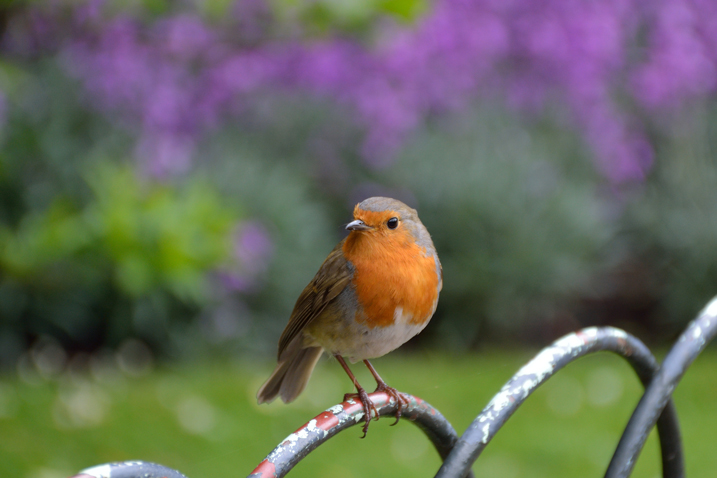
#> input picture 2/2-2/sample.jpg, 717 x 478 px
$ python sample.py ../../2/2-2/sample.jpg
#> lines starting #> are read from the running program, lines starting #| are printed output that depends on the picture
# -*- coding: utf-8 -*-

import sys
import numpy as np
import cv2

gray = None

def onTrackbarSlide(pos):
    global gray
    low_tresh = cv2.getTrackbarPos('Tresh', 'Original')
    aperture_size = int(cv2.getTrackbarPos('apertureSize', 'Original') * 2 + 3)
    dst = cv2.Canny(np.array(gray), low_tresh, low_tresh * 2, None, aperture_size)
    cv2.imshow('Tresh 2:1', dst)
    dst = cv2.Canny(np.array(gray), low_tresh, low_tresh * 3, None, aperture_size)
    cv2.imshow('Tresh 3:1', dst)

def main(args):
    global gray
    if len(args) != 2:
        return -1
    img = cv2.imread(args[1])
#> img is the input picture: shape (478, 717, 3); mean B, G, R 90.5, 104.6, 102.5
    h, w = img.shape[:2]
#> h = 478; w = 717
    img = cv2.resize(img, (int(w / 4), int(h / 4)))
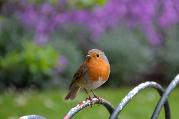
#> img: shape (119, 179, 3); mean B, G, R 90.4, 104.5, 102.4
    gray = cv2.cvtColor(np.array(img), cv2.COLOR_RGB2GRAY)
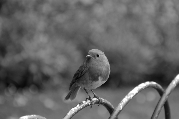
#> gray: shape (119, 179); min 3, max 255, mean 100

    cv2.namedWindow('Original')
    cv2.namedWindow('Tresh 2:1')
    cv2.namedWindow('Tresh 3:1')

    cv2.createTrackbar('Tresh', 'Original', 0, 100, onTrackbarSlide)
#> slider 'Tresh' is set to 33
    cv2.createTrackbar('apertureSize', 'Original', 0, 2, onTrackbarSlide)
#> slider 'apertureSize' is set to 1

    cv2.imshow('Original', gray)

    onTrackbarSlide(0)
#> in onTrackbarSlide, `dst = cv2.Canny(np.array(gray), low_tresh, low_tresh * 2, None, apertu..`:
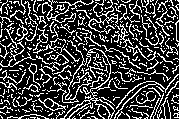
#> dst: shape (119, 179); 25.7% white in thin lines or dots
#> in onTrackbarSlide, `dst = cv2.Canny(np.array(gray), low_tresh, low_tresh * 3, None, apertu..`: dst: shape (119, 179); 25.7% white in thin lines or dots
    cv2.waitKey(0)
    cv2.destroyAllWindows()
    return 0

if __name__ == '__main__':
    args = sys.argv
    main(args)
